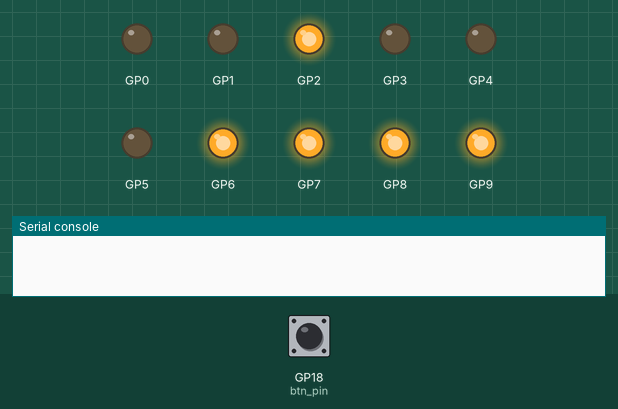
Bench run of a program on a simulated Raspberry Pi Pico running MicroPython. On the bench: output pins drawn as LEDs (lit = HIGH), the last lines printed to the serial console. The inputs (shaded band) are chosen by the test bench; at power-on: GP18 (btn_pin) HIGH. Random numbers come from a fixed seed.

Above: at 1.2 s.
1.3 s: GP18 (btn_pin) pulled LOW for 0.15 s
At 1.6 s:
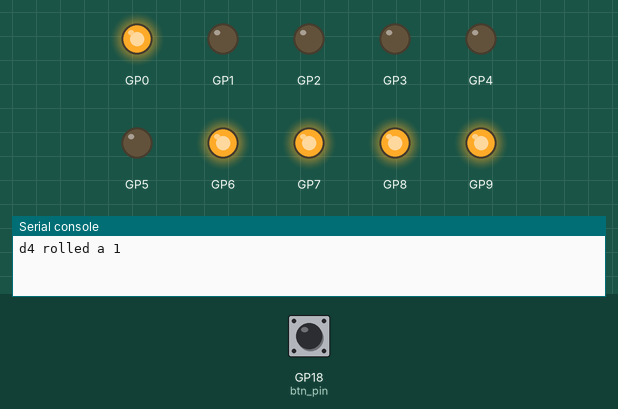
2.9 s: GP18 (btn_pin) pulled LOW for 1 s
At 4.1 s:
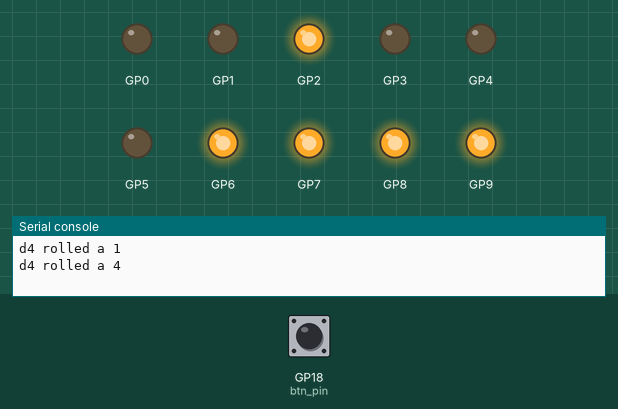
5.4 s: GP18 (btn_pin) pulled LOW for 0.15 s
At 6.0 s:
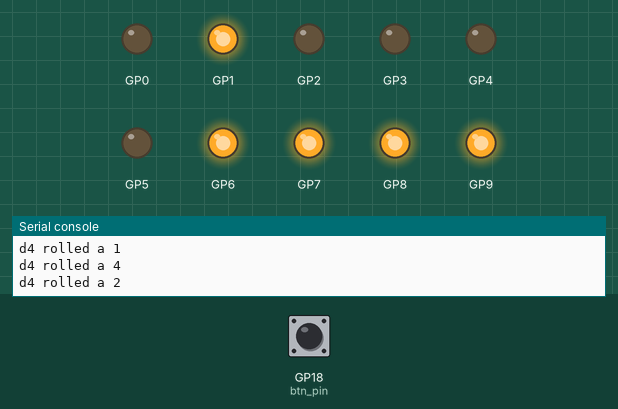
7.0 s: GP18 (btn_pin) pulled LOW for 3.2 s
At 8.4 s:
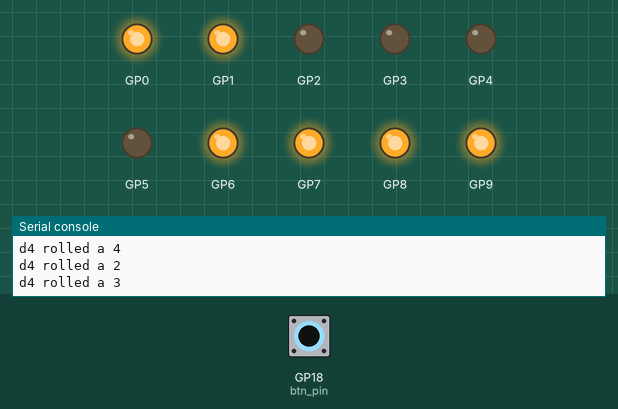
11.7 s: GP18 (btn_pin) pulled LOW for 0.15 s
Timing chart, 0 to 14.3 s (numbered marks = the images above; inputs shaded):
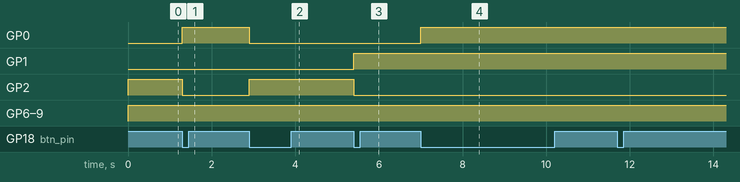

Measured:
- after the input at 1.3 s, GP0: LOW → HIGH at once; GP2: HIGH → LOW at once
- after the input at 2.9 s, GP0: HIGH → LOW at once; GP2: LOW → HIGH at once
- after the input at 5.4 s, GP1: LOW → HIGH at once; GP2: HIGH → LOW at once
- after the input at 7.0 s, GP0: LOW → HIGH at once

The program:

main.py
```python
# (licence header left out)
from machine import Pin
import time
import random

NUMBERS = {
    0: dict(d3=0, d2=0, d1=0, d0=0, LE=0, BL=1, LT=1),
    1: dict(d3=0, d2=0, d1=0, d0=1, LE=0, BL=1, LT=1),
    2: dict(d3=0, d2=0, d1=1, d0=0, LE=0, BL=1, LT=1),
    3: dict(d3=0, d2=0, d1=1, d0=1, LE=0, BL=1, LT=1),
    4: dict(d3=0, d2=1, d1=0, d0=0, LE=0, BL=1, LT=1),
    5: dict(d3=0, d2=1, d1=0, d0=1, LE=0, BL=1, LT=1),
    6: dict(d3=0, d2=1, d1=1, d0=0, LE=0, BL=1, LT=1),
    7: dict(d3=0, d2=1, d1=1, d0=1, LE=0, BL=1, LT=1),
    8: dict(d3=1, d2=0, d1=0, d0=0, LE=0, BL=1, LT=1),
    9: dict(d3=1, d2=0, d1=0, d0=1, LE=0, BL=1, LT=1),
}

DICE = {
    'd4': dict(value=4, bits=3),
    'd6': dict(value=6, bits=3),
    'd8': dict(value=8, bits=4),
    'd10': dict(value=10, bits=4),
    'd12': dict(value=12, bits=4),
    'd20': dict(value=20, bits=5),
    'd100': dict(value=100, bits=7)
}

DICE_LIST = ['d4', 'd6', 'd8', 'd10', 'd12', 'd20', 'd100']


class Direction:
    LEFT = 0
    RIGHT = 1


class Digit:

    def __init__(self, pins):
        self.d3 = Pin(pins['d3'], Pin.OUT, value=0)
        self.d2 = Pin(pins['d2'], Pin.OUT, value=0)
        self.d1 = Pin(pins['d1'], Pin.OUT, value=0)
        self.d0 = Pin(pins['d0'], Pin.OUT, value=0)
        self.blank = Pin(pins['BL'], Pin.OUT, value=0)
        self.latch = Pin(pins['LE'], Pin.OUT, value=1)

    def set_value(self, value, blank=False):
        if blank:
            self.blank.off()
        else:
            self.blank.on()
            lookup = NUMBERS[value]
            self.d0.value(lookup['d0'])
            self.d1.value(lookup['d1'])
            self.d2.value(lookup['d2'])
            self.d3.value(lookup['d3'])
            time.sleep_us(50)
            self.latch.off()
            time.sleep_us(50)
            self.latch.on()
            time.sleep_us(50)

    def set_blank(self, value=True):
        if value:
            self.blank.off()
        else:
            self.blank.on()


class Display:

    def __init__(self):
        self.ones_digit = Digit(dict(d3=3, d2=2, d1=1, d0=0, LE=9, BL=6))
        self.tens_digit = Digit(dict(d3=3, d2=2, d1=1, d0=0, LE=8, BL=5))
        self.hundreds_digit = Digit(dict(d3=3, d2=2, d1=1, d0=0, LE=7, BL=4))

    def display_number(self, value):
        if value > 999 or value < 0:
            self.show_error()
        else:
            digits = list(str(value))
            digits.reverse()
            num_digits = len(digits)
            if num_digits > 0:
                self.ones_digit.set_value(int(digits[0]))
            else:
                self.ones_digit.set_blank()

            if num_digits > 1:
                self.tens_digit.set_value(int(digits[1]))
            else:
                self.tens_digit.set_blank()

            if num_digits > 2:
                self.hundreds_digit.set_value(int(digits[2]))
            else:
                self.hundreds_digit.set_blank()

    def show_error(self):
        print('Oops')


class RotaryEncoder:

    def __init__(self, clk_pin, dt_pin, btn_pin):
        self.clk = Pin(clk_pin, Pin.IN)
        self.dt = Pin(dt_pin, Pin.IN)

        # Active Low Button
        self.btn = Pin(btn_pin, Pin.IN)

        self.press_handler = None
        self.turn_handler = None

        self.clk.irq(self.__clk_irq_handler, Pin.IRQ_FALLING)
        self.btn.irq(self.__btn_irq_handler, Pin.IRQ_FALLING)

    def register_press_handler(self, handler_func):
        self.press_handler = handler_func

    def register_turn_handler(self, handler_func):
        self.turn_handler = handler_func

    def __clk_irq_handler(self, pin):
        dt_value = self.dt.value()
        #print('IRQ: dt={}'.format(dt_value))
        if dt_value == 0:
            if self.turn_handler != None:
                self.turn_handler(Direction.LEFT)
        else:
            if self.turn_handler != None:
                self.turn_handler(Direction.RIGHT)

    def __btn_irq_handler(self, pin):
        if self.press_handler != None:
            self.press_handler()


class Program:

    def __init__(self):
        self.display = Display()
        self.encoder = RotaryEncoder(clk_pin=20, dt_pin=19, btn_pin=18)
        self.encoder.register_press_handler(self.handle_press)
        self.encoder.register_turn_handler(self.handle_turn)
        self.current_die_idx = 0
        self.current_die = DICE[DICE_LIST[self.current_die_idx]]
        self.display.display_number(self.current_die['value'])

    def roll_dice(self):
        max_value = self.current_die['value']
        bits = self.current_die['bits']

        result = random.getrandbits(bits)
        while result == 0 or result > max_value:
            result = random.getrandbits(bits)

        return result

    def handle_turn(self, direction: Direction):
        if direction == Direction.LEFT:
            if self.current_die_idx == 0:
                self.current_die_idx = 6
            else:
                self.current_die_idx -= 1
        elif direction == Direction.RIGHT:
            if self.current_die_idx == 6:
                self.current_die_idx = 0
            else:
                self.current_die_idx += 1
        else:
            print('WTF')

        self.current_die = DICE[DICE_LIST[self.current_die_idx]]
        num_to_display = self.current_die['value']
        self.display.display_number(num_to_display)
        print('Current Die: {}'.format(self.current_die['value']))

    def handle_press(self):
        roll = self.roll_dice()
        print('{} rolled a {}'.format(DICE_LIST[self.current_die_idx], roll))
        self.display.display_number(roll)


# Main
random.seed(None)
program = Program()
```
